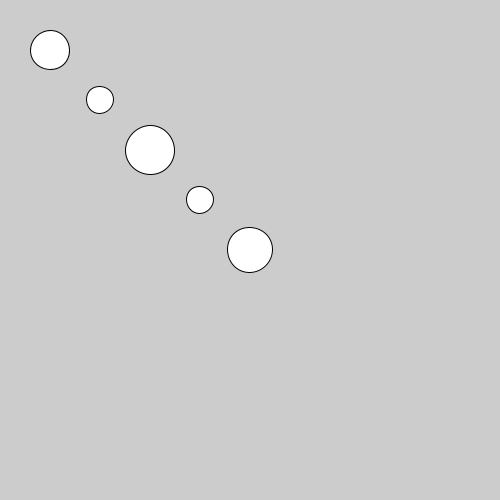
Frame 1 (no input)
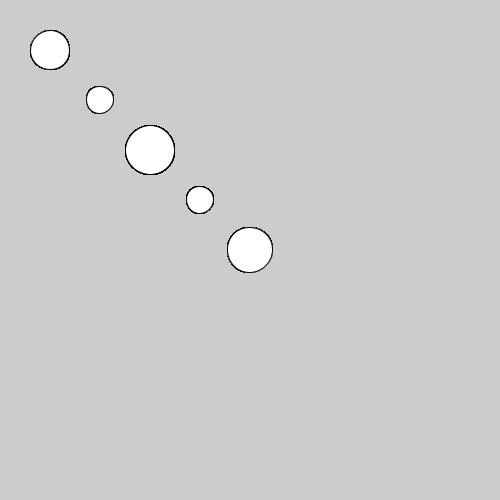
Frame 60 (the mouse pressed at the canvas centre just before this capture)
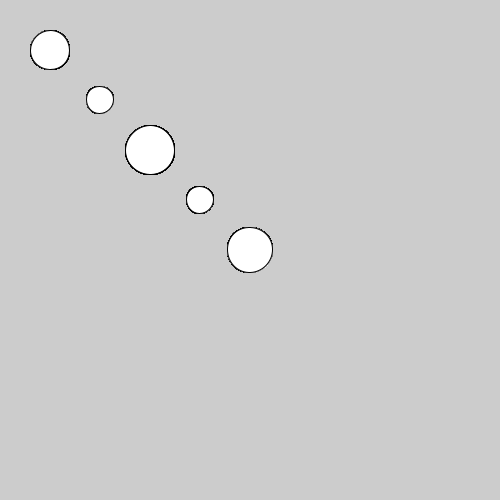
Frame 120 (the mouse held since frame 60 and released just before this capture)

The Processing sketch that drew these frames (run headless with seeded random() and noise(); from frame 60 on, the mouse is pressed at the canvas centre):

// Processing sketch: quiz2_a
// ── quiz2_a.pde
/*
Nicholas Miller
This is part 1 of Quiz 1!
*/

float[] myArray = new float[5];

void setup() {
  size(500, 500);
  
  for (int i = 0; i < myArray.length; i++) {
    myArray[i] = random(30) + float(20);
  }
}

void draw() {
  for (int i = 0; i < myArray.length; i++) {
    ellipse(i*50 + 50, i*50 + 50, myArray[i], myArray[i]);
  }
}
